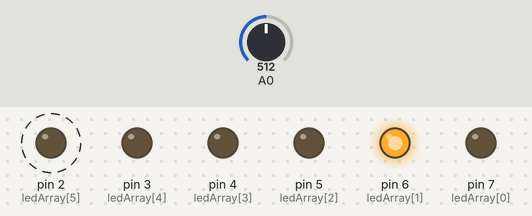
The sketch below on a simulated Arduino Uno, built with avr-gcc and run on an emulated ATmega328P. On the bench: output pins drawn as LEDs (lit = HIGH). Dashed ring = blinking. The test bench sets the inputs (shaded band); at power-on: A0 = 512.

Above: at 4.2 s.
4.3 s: A0 set to 0
At 5.23 s:
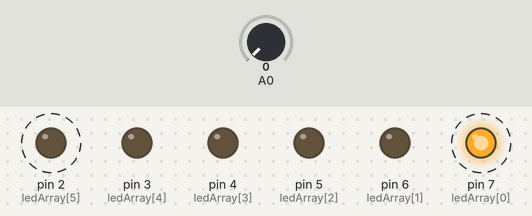
7.3 s: A0 set to 306
At 7.86 s:
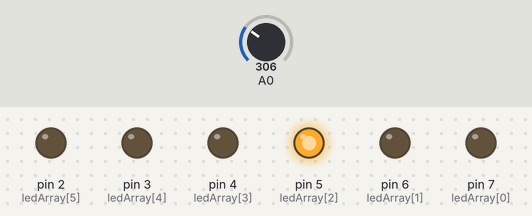
At 8.32 s:
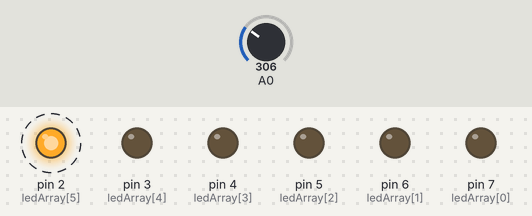
10.3 s: A0 set to 122
Timing chart, 0 to 19.3 s (numbered marks = the images above; inputs shaded):
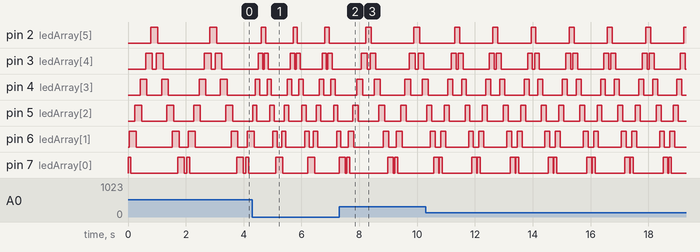

The sketch:

grand_leelo1.ino
```cpp
// C++ code
int ledArray[] = {7, 6, 5, 4, 3, 2};
int count = 0;
int timer = 50;

void setup() {
for (count = 0; count < 6; count++) {
pinMode(ledArray[count], OUTPUT);
}
}
void loop() {
for (count = 0; count < 5; count++) {
digitalWrite(ledArray[count], HIGH);
delay(timer);
digitalWrite(ledArray[count + 1], HIGH);
delay(timer);
digitalWrite(ledArray[count], LOW);
delay(analogRead(0) / 6);
}
for (count = 5; count >= 0; count--) {
digitalWrite(ledArray[count], HIGH);
delay(timer);
digitalWrite(ledArray[count - 1], HIGH);
delay(timer);
digitalWrite(ledArray[count], LOW);
delay(analogRead(0) / 6);
}
}
```

Measured:
- after the input at 4.3 s, pin 2 (ledArray[5]): alternates HIGH for 0.15 s and LOW for 0.95 s, starting after 0.31 s
- after the input at 7.3 s, pin 2 (ledArray[5]): alternates HIGH for 0.20 s and LOW for 1.5 s, starting after 0.92 s
- by itself, pin 2 (ledArray[5]): alternates HIGH for 0.24 s and LOW for 1.8 s
- by itself, pin 3 (ledArray[4]): repeats every 1.3 s: LOW 0.07 s, HIGH 0.17 s, LOW 0.91 s, HIGH 0.17 s
- by itself, pin 4 (ledArray[3]): repeats every 1.3 s: HIGH 0.17 s, LOW 0.31 s, HIGH 0.17 s, LOW 0.67 s
- by itself, pin 5 (ledArray[2]): repeats every 1.3 s: LOW 0.43 s, HIGH 0.17 s, LOW 0.55 s, HIGH 0.17 s
- by itself, pin 6 (ledArray[1]): repeats every 1.3 s: LOW 0.19 s, HIGH 0.17 s, LOW 0.79 s, HIGH 0.17 s
- by itself, pin 7 (ledArray[0]): repeats every 1.3 s: LOW 0.02 s, HIGH 0.10 s, LOW 1.0 s, HIGH 0.17 s
